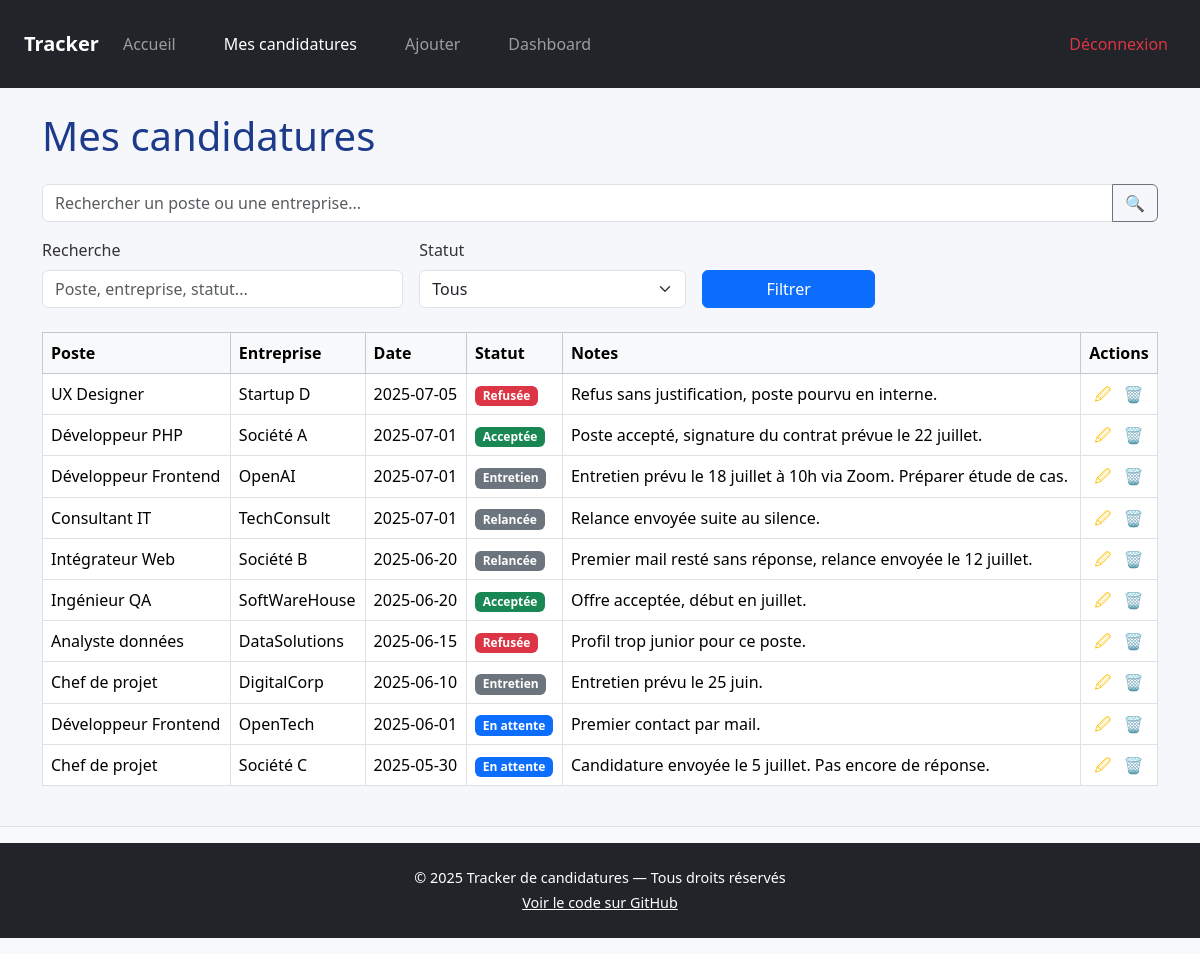
/public/index.php?page=candidatures (signed in), run on the app's committed database.
### tables this page shows
CREATE TABLE IF NOT EXISTS `candidatures` (
  `id` int NOT NULL AUTO_INCREMENT,
  `poste` varchar(100) NOT NULL,
  `entreprise` varchar(100) NOT NULL,
  `date` date NOT NULL,
  `statut` varchar(50) NOT NULL,
  `cv` varchar(255) DEFAULT NULL,
  `notes` text NOT NULL,
  `user_id` int NOT NULL,
  PRIMARY KEY (`id`),
  KEY `USER_ID` (`user_id`)
);

### src/Controller/applicationcontroller.php (called while the page is built, shortened)
<?php
require_once __DIR__ . '/../Model/candidature.php';
class ApplicationController
{
    public function __construct()
    {
        $page = $_GET['page'] ?? '';
    }
  public function listCandidatures()
{
    $entrepriseFilter = $_GET['entreprise'] ?? '';
    $statutFilter = $_GET['statut'] ?? '';
    $search = trim($_GET['search'] ?? '');
    $sort = $_GET['sort'] ?? 'date';
    $direction = $_GET['direction'] ?? 'desc';
    $candidatures = \Model\Candidature::getAll($entrepriseFilter, $statutFilter, $search, $sort, $direction);
    include __DIR__ . '/../View/layout.php';
}
}

### src/Model/candidature.php (called while the page is built, shortened)
<?php
class Candidature
{
    public static function getAll($entrepriseFilter = '', $statutFilter = '', $search = '', $sort = 'date', $direction = 'desc')
    {
        $pdo = Database::getConnection();
        $allowedSort = ['poste', 'entreprise', 'date', 'statut'];
        $allowedDir = ['asc', 'desc'];
        $query = "SELECT * FROM candidatures WHERE 1=1";
        $params = [];
        $query .= " ORDER BY $sort $direction";
        $stmt = $pdo->prepare($query);
        $stmt->execute($params);
        return $stmt->fetchAll(PDO::FETCH_OBJ);
    }
}

### src/view/includes/partials/tableau-candidatures.php (the view)
<?php if (empty($candidatures)) : ?>
  <div class="alert alert-warning">Aucune candidature trouvée.</div>
<?php else : ?>
  <div class="table-responsive">
    <table class="table table-bordered align-middle">
      <thead class="table-light">
        <tr>
          <th>Poste</th>
          <th>Entreprise</th>
          <th>Date</th>
          <th>Statut</th>
          <th>Notes</th>
          <th class="text-center">Actions</th>
        </tr>
      </thead>
      <tbody>
        <?php foreach ($candidatures as $candidature) : ?>
          <tr>
            <td><?= htmlspecialchars($candidature->poste) ?></td>
            <td><?= htmlspecialchars($candidature->entreprise) ?></td>
            <td><?= htmlspecialchars($candidature->date) ?></td>
            <td>
              <?php
              $statut = $candidature->statut;
              $class = match ($statut) {
                'Acceptée'   => 'success',
                'En attente' => 'primary',
                'Refusée'    => 'danger',
                default      => 'secondary'
              };
              ?>
              <span class="badge bg-<?= $class ?>">
                <?= htmlspecialchars($statut) ?>
              </span>
            </td>
            <td><?= nl2br(htmlspecialchars($candidature->notes ?? '—')) ?></td>
            <td class="text-center">
              <a href="index.php?page=modifier&id=<?= $candidature->id ?>"
                class="text-warning me-2" title="Modifier">
                🖉
              </a>
              <a href="index.php?page=supprimer&id=<?= $candidature->id ?>"
                class="text-danger" title="Supprimer"
                onclick="return confirm('Confirmer la suppression ?');">
                🗑️
              </a>
            </td>
          </tr>
        <?php endforeach; ?>
      </tbody>
    </table>
  </div>
<?php endif; ?>

### public/index.php (shortened to what this page needs)
<?php
$page = $_GET['page'] ?? 'home';
$controller = new ApplicationController();
switch ($page) {
    case 'candidatures':
        $controller->listCandidatures();
        break;
}

### src/view/layout.php (shortened to what this page needs)
<!DOCTYPE html>
<html lang="fr">
<head>
  <link href="https://cdn.jsdelivr.net/npm/bootstrap@5.3.3/dist/css/bootstrap.min.css" rel="stylesheet">
 <link rel="stylesheet" href="https://cdnjs.cloudflare.com/ajax/libs/font-awesome/6.5.0/css/all.min.css">
  <link rel="stylesheet" href="<?= BASE_URL ?>/css/style.css">
</head>
<body class="d-flex flex-column min-vh-100">
  <header class="bg-dark text-white py-3">
    <?php require __DIR__ . '/templates/header.php'; ?>
  </header>
  <main class="container py-4 flex-grow-1">
    <?php include $view; ?>
  </main>
  <footer class="bg-light text-center py-3 border-top mt-auto">
    <?php require __DIR__ . '/templates/footer.php'; ?>
  </footer>
</body>
</html>

### src/view/templates/header.php (shortened to what this page needs)
<nav class="navbar navbar-expand-lg navbar-dark bg-dark px-4">
  <a class="navbar-brand" href="?page=home">Tracker</a>
  <div class="collapse navbar-collapse" id="navbarNav">
    <ul class="navbar-nav me-auto">
      <li class="nav-item">
        <a class="nav-link <?= ($_GET['page'] ?? '') === 'home' ? 'active' : '' ?>" href="?page=home">Accueil</a>
      </li>
      <li class="nav-item">
        <a class="nav-link <?= ($_GET['page'] ?? '') === 'candidatures' ? 'active' : '' ?>" href="?page=candidatures">Mes candidatures</a>
      </li>
      <li class="nav-item">
        <a class="nav-link <?= ($_GET['page'] ?? '') === 'ajouter' ? 'active' : '' ?>" href="?page=ajouter">Ajouter</a>
      </li>
      <li class="nav-item">
        <a class="nav-link <?= ($_GET['page'] ?? '') === 'dashboard' ? 'active' : '' ?>" href="?page=dashboard">Dashboard</a>
      </li>
    </ul>
    <ul class="navbar-nav">
      <li class="nav-item">
        <a class="nav-link text-danger" href="?page=logout">Déconnexion</a>
      </li>
    </ul>
  </div>
</nav>

### src/view/candidatures.php (shortened to what this page needs)
<h1 class="mb-4">Mes candidatures</h1>
<form id="rechercheForm" class="mb-3" onsubmit="return false;">
  <div class="input-group">
    <input
      type="text"
      id="recherche"
      class="form-control"
      placeholder="Rechercher un poste ou une entreprise..."
      aria-label="Rechercher un poste ou une entreprise"
    >
    <button
      id="btnRecherche"
      class="btn btn-outline-secondary"
      type="button"
      title="Rechercher"
      aria-label="Rechercher"
    >
      🔍
    </button>
  </div>
</form>
<form method="get" class="row g-3 align-items-end mb-4" id="filtre-form">
  <div class="col-md-4">
    <label for="search" class="form-label">Recherche</label>
    <input
      type="text"
      class="form-control"
      name="search"
      id="search"
      placeholder="Poste, entreprise, statut..."
      value="<?= htmlspecialchars($_GET['search'] ?? '') ?>"
    >
  </div>
  <div class="col-md-3">
    <label for="statut" class="form-label">Statut</label>
    <select name="statut" id="statut" class="form-select">
      <option value="">Tous</option>
    </select>
  </div>
  <div class="col-md-2">
    <button type="submit" class="btn btn-primary w-100">Filtrer</button>
  </div>
</form>
<div id="resultatsCandidatures">
  <?php include __DIR__ . '/includes/partials/tableau-candidatures.php'; ?>
</div>

### src/view/templates/footer.php
<footer class="bg-dark text-white text-center py-4 mt-auto">
  <div class="container">
    <p class="mb-1">
      &copy; <?= date('Y') ?> Tracker de candidatures — Tous droits réservés
    </p>
    <p class="mb-0">
      <a href="https://github.com/sassou69" target="_blank" class="text-white text-decoration-underline">
        Voir le code sur GitHub
      </a>
    </p>
  </div>
</footer>

### public/css/style.css (style rules this page uses)
body { font-family: "Segoe UI", Tahoma, Geneva, Verdana, sans-serif; background-color: #f5f7fa; color: #333; padding-bottom: 50px; }
html, body { height: 100%; }
body { display: flex; flex-direction: column; }
main { flex: 1; }
h1, h2 { color: #1e3a8a; }
nav { background-color: #1e3a8a; padding: 1rem 2rem; display: flex; justify-content: space-between; align-items: center; }
nav ul { list-style: none; display: flex; gap: 2rem; margin: 0; padding: 0; }
nav a { color: white; text-decoration: none; font-weight: bold; transition: color 0.3s; }
.table a { text-decoration: none; color: #0d6efd; }
footer { text-align: center; margin-top: 2rem; font-size: 0.9rem; color: #666; }

### data on the page
candidatures: poste "UX Designer", entreprise "Startup D", date "2025-07-05", statut "Refusée", notes "Refus sans justification, poste pourvu en interne."
candidatures: poste "Développeur PHP", entreprise "Société A", date "2025-07-01", statut "Acceptée", notes "Poste accepté, signature du contrat prévue le 22 juillet."
candidatures: poste "Développeur Frontend", entreprise "OpenAI", date "2025-07-01", statut "Entretien", notes "Entretien prévu le 18 juillet à 10h via Zoom. Préparer étude de cas."
candidatures: poste "Consultant IT", entreprise "TechConsult", date "2025-07-01", statut "Relancée", notes "Relance envoyée suite au silence."
candidatures: poste "Intégrateur Web", entreprise "Société B", date "2025-06-20", statut "Relancée", notes "Premier mail resté sans réponse, relance envoyée le 12 juillet."
candidatures: poste "Ingénieur QA", entreprise "SoftWareHouse", date "2025-06-20", statut "Acceptée", notes "Offre acceptée, début en juillet."
candidatures: poste "Analyste données", entreprise "DataSolutions", date "2025-06-15", statut "Refusée", notes "Profil trop junior pour ce poste."
candidatures: poste "Chef de projet", entreprise "DigitalCorp", date "2025-06-10", statut "Entretien", notes "Entretien prévu le 25 juin."
candidatures: poste "Développeur Frontend", entreprise "OpenTech", date "2025-06-01", statut "En attente", notes "Premier contact par mail."
candidatures: poste "Chef de projet", entreprise "Société C", date "2025-05-30", statut "En attente", notes "Candidature envoyée le 5 juillet. Pas encore de réponse."
